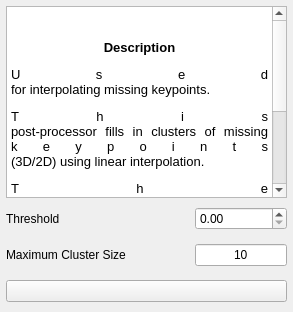
                                        <widget class="QWidget" name="interpolation">
                                            <attribute name="title">
                                                <string>Interpolation</string>
                                            </attribute>
                                            <layout class="QGridLayout" name="gridLayout_3" columnstretch="1,1,1"
                                                    rowminimumheight="0,30,30,30">
                                                <property name="leftMargin">
                                                    <number>6</number>
                                                </property>
                                                <property name="topMargin">
                                                    <number>6</number>
                                                </property>
                                                <property name="rightMargin">
                                                    <number>6</number>
                                                </property>
                                                <property name="bottomMargin">
                                                    <number>6</number>
                                                </property>
                                                <item row="0" column="0" colspan="3">
                                                    <widget class="QTextEdit" name="textEdit_2">
                                                        <property name="sizePolicy">
                                                            <sizepolicy hsizetype="Preferred" vsizetype="Preferred">
                                                                <horstretch>0</horstretch>
                                                                <verstretch>0</verstretch>
                                                            </sizepolicy>
                                                        </property>
                                                        <property name="readOnly">
                                                            <bool>true</bool>
                                                        </property>
                                                        <property name="html">
                                                            <string>&lt;!DOCTYPE HTML PUBLIC &quot;-//W3C//DTD HTML
                                                                4.0//EN&quot; &quot;http://www.w3.org/TR/REC-html40/strict.dtd&quot;&gt;
                                                                &lt;html&gt;&lt;head&gt;&lt;meta name=&quot;qrichtext&quot;
                                                                content=&quot;1&quot; /&gt;&lt;style type=&quot;text/css&quot;&gt;
                                                                p, li { white-space: pre-wrap; }
                                                                &lt;/style&gt;&lt;/head&gt;&lt;body style=&quot;
                                                                font-family:'Noto Sans'; font-size:10pt;
                                                                font-weight:400; font-style:normal;&quot;&gt;
                                                                &lt;p align=&quot;center&quot; style=&quot;
                                                                margin-top:0px; margin-bottom:0px; margin-left:0px;
                                                                margin-right:0px; -qt-block-indent:0; text-indent:0px;&quot;&gt;&lt;span
                                                                style=&quot; font-weight:600;&quot;&gt;Description&lt;/span&gt;&lt;/p&gt;
                                                                &lt;p align=&quot;justify&quot; style=&quot;
                                                                margin-top:12px; margin-bottom:12px; margin-left:0px;
                                                                margin-right:0px; -qt-block-indent:0; text-indent:0px;&quot;&gt;Used
                                                                for interpolating missing keypoints.&lt;/p&gt;
                                                                &lt;p align=&quot;justify&quot; style=&quot;
                                                                margin-top:12px; margin-bottom:12px; margin-left:0px;
                                                                margin-right:0px; -qt-block-indent:0; text-indent:0px;&quot;&gt;This
                                                                post-processor fills in clusters of missing keypoints
                                                                (3D/2D) using linear interpolation.&lt;/p&gt;
                                                                &lt;p align=&quot;justify&quot; style=&quot;
                                                                margin-top:12px; margin-bottom:12px; margin-left:0px;
                                                                margin-right:0px; -qt-block-indent:0; text-indent:0px;&quot;&gt;The
                                                                maximum cluster size determines the number of frames for
                                                                the interpolation.&lt;/p&gt;
                                                                &lt;p align=&quot;justify&quot; style=&quot;
                                                                margin-top:12px; margin-bottom:12px; margin-left:0px;
                                                                margin-right:0px; -qt-block-indent:0; text-indent:0px;&quot;&gt;Interpolation
                                                                can heavily distort the underlying motion. Interpolation
                                                                over large number of frames should be avoided. Ideal
                                                                range should be 10% of the framerate.&lt;/p&gt;&lt;/body&gt;&lt;/html&gt;
                                                            </string>
                                                        </property>
                                                    </widget>
                                                </item>
                                                <item row="3" column="0" colspan="3">
                                                    <widget class="QPushButton" name="add_interp_btn">
                                                        <property name="text">
                                                            <string/>
                                                        </property>
                                                        <property name="icon">
                                                            <iconset theme="add">
                                                                <normaloff>../../../../../.designer/backup</normaloff>
                                                                ../../../../../.designer/backup
                                                            </iconset>
                                                        </property>
                                                    </widget>
                                                </item>
                                                <item row="2" column="2">
                                                    <widget class="QLineEdit" name="interp_max_cluster">
                                                        <property name="sizePolicy">
                                                            <sizepolicy hsizetype="Preferred" vsizetype="Fixed">
                                                                <horstretch>0</horstretch>
                                                                <verstretch>0</verstretch>
                                                            </sizepolicy>
                                                        </property>
                                                        <property name="text">
                                                            <string>10</string>
                                                        </property>
                                                        <property name="alignment">
                                                            <set>Qt::AlignCenter</set>
                                                        </property>
                                                        <property name="placeholderText">
                                                            <string/>
                                                        </property>
                                                    </widget>
                                                </item>
                                                <item row="1" column="2">
                                                    <widget class="QDoubleSpinBox" name="interp_threshold">
                                                        <property name="sizePolicy">
                                                            <sizepolicy hsizetype="Preferred" vsizetype="Fixed">
                                                                <horstretch>0</horstretch>
                                                                <verstretch>0</verstretch>
                                                            </sizepolicy>
                                                        </property>
                                                        <property name="maximum">
                                                            <double>1.000000000000000</double>
                                                        </property>
                                                        <property name="singleStep">
                                                            <double>0.050000000000000</double>
                                                        </property>
                                                    </widget>
                                                </item>
                                                <item row="2" column="0" colspan="2">
                                                    <widget class="QLabel" name="label_6">
                                                        <property name="text">
                                                            <string>Maximum Cluster Size</string>
                                                        </property>
                                                    </widget>
                                                </item>
                                                <item row="1" column="0" colspan="2">
                                                    <widget class="QLabel" name="label_5">
                                                        <property name="text">
                                                            <string>Threshold</string>
                                                        </property>
                                                    </widget>
                                                </item>
                                            </layout>
                                        </widget>
